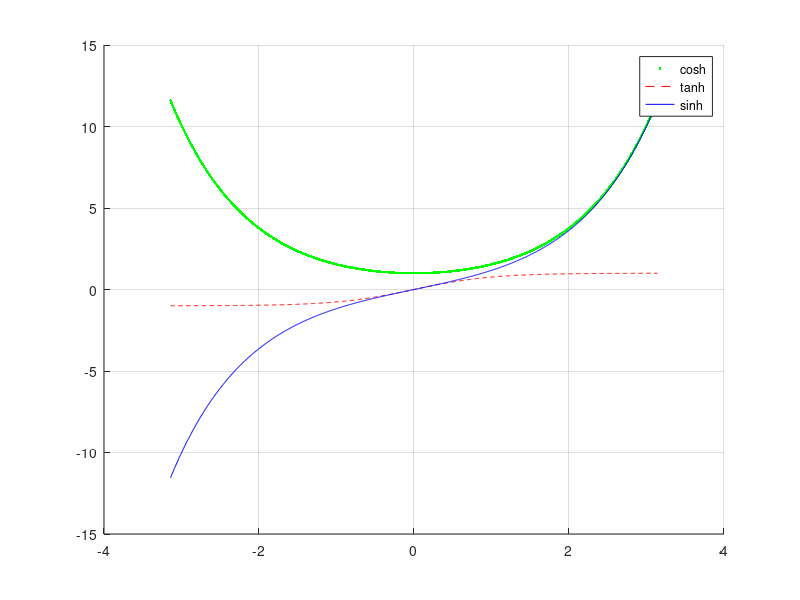

The MATLAB script that drew this image:
x=linspace(-pi,pi,1000);
y=sinh(x);
z=tanh(x);
w=cosh(x);
hold on
plot(x,w,'g.')
plot(x,z,'r--')
plot(x,y,'b-')
legend('cosh','tanh','sinh')
grid on
hold off